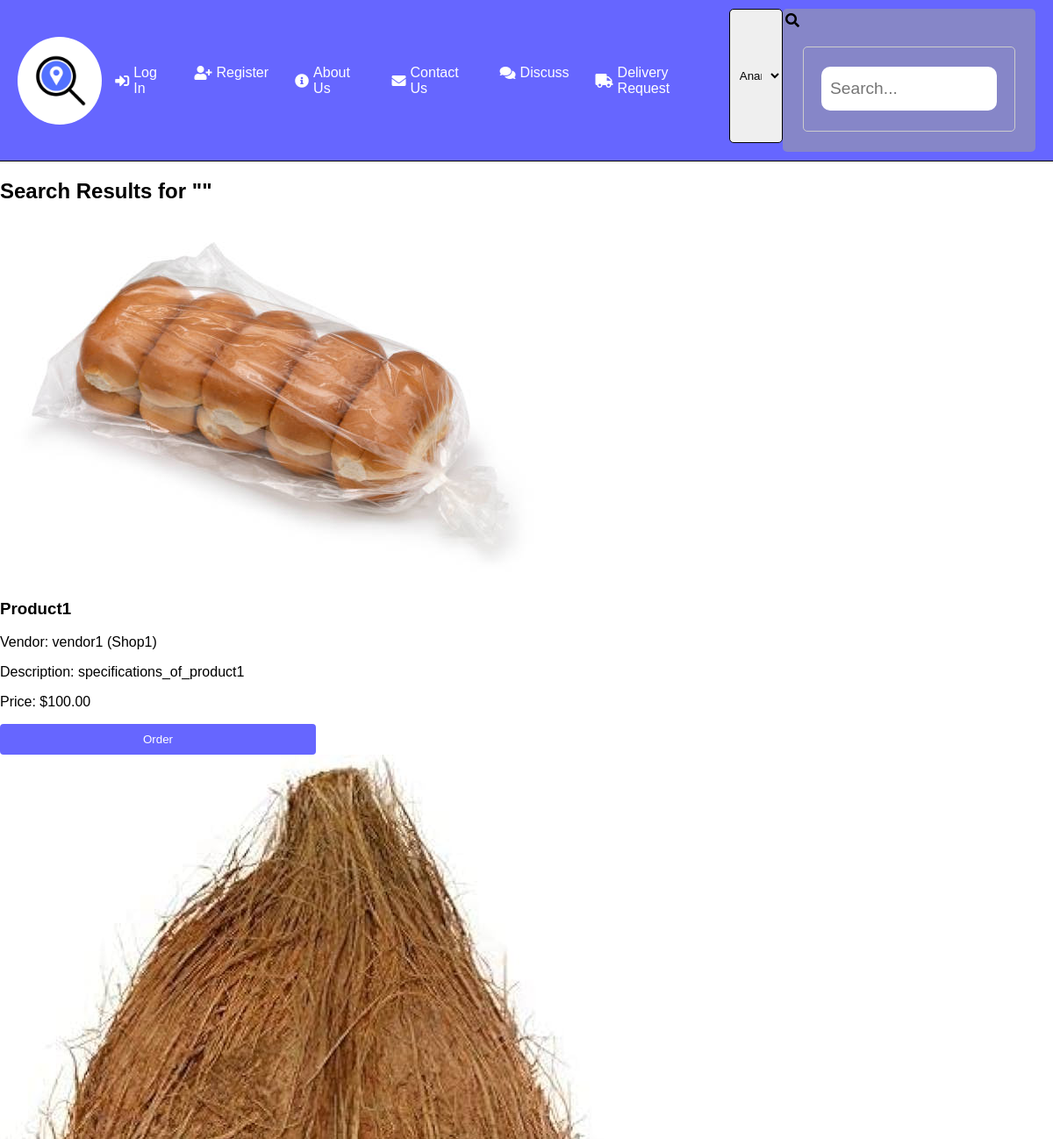
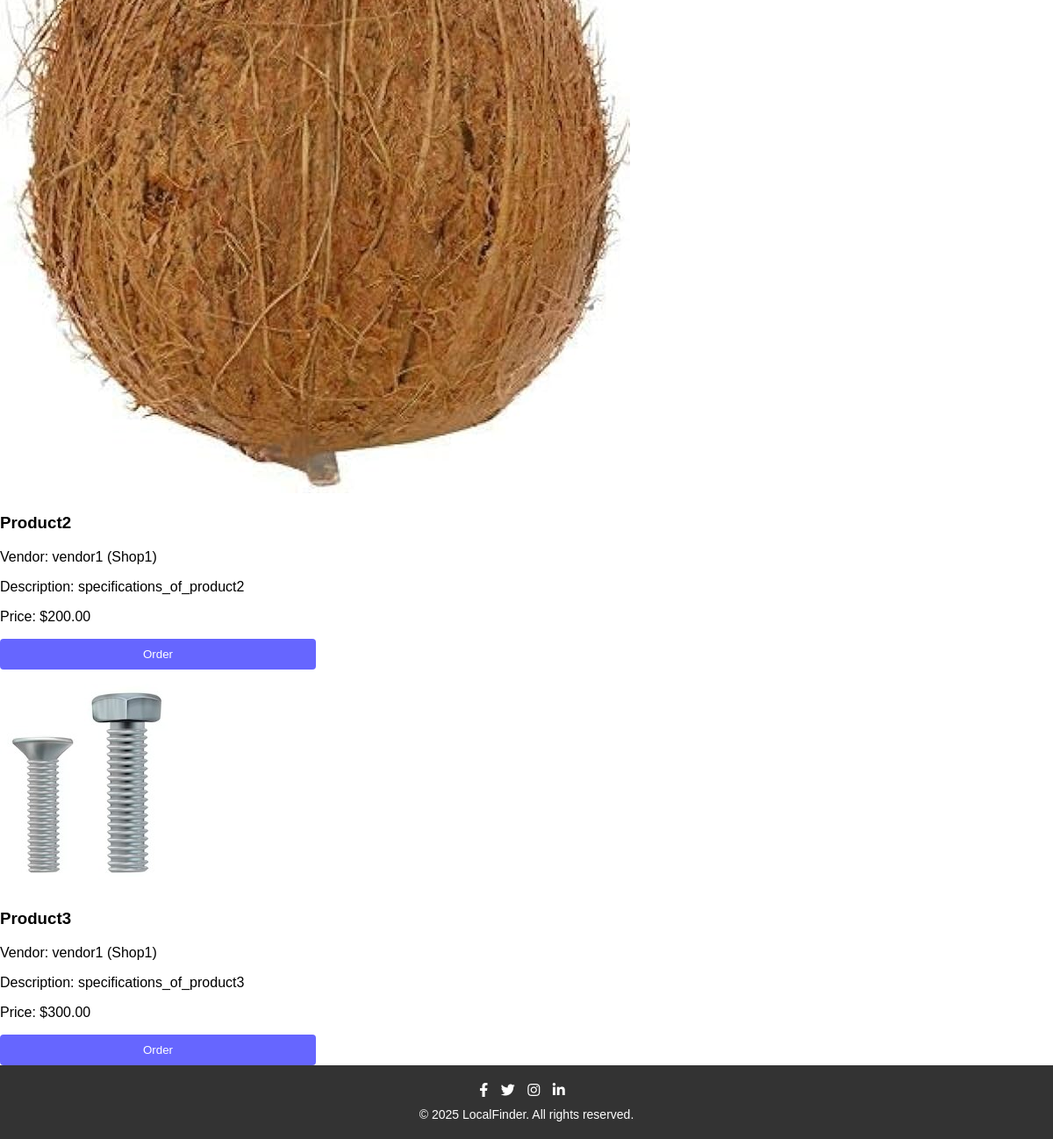
Screenshot of /CurrentVersion/search_eg.php with the database file from the repository (2 pictures, top to bottom).
### tables this page shows
CREATE TABLE `product` (
  `Pid` varchar(255) NOT NULL,
  `Pname` varchar(255) NOT NULL,
  `specifications` varchar(255) DEFAULT NULL,
  `Price` decimal(8,2) DEFAULT NULL,
  `images` text NOT NULL
);

CREATE TABLE `vendor` (
  `Vid` varchar(255) NOT NULL,
  `Vname` varchar(255) NOT NULL,
  `Vmobile` decimal(10,0) DEFAULT NULL,
  `Address_line1` varchar(255) DEFAULT NULL,
  `District` varchar(255) DEFAULT NULL,
  `Pincode` decimal(6,0) DEFAULT NULL,
  `State` varchar(255) DEFAULT NULL,
  `Email` varchar(255) NOT NULL,
  `Pass` varchar(255) NOT NULL
);

CREATE TABLE `shop` (
  `Sid` varchar(255) NOT NULL,
  `Vid` varchar(255) NOT NULL,
  `Sname` varchar(255) NOT NULL,
  `Address_line1` varchar(255) DEFAULT NULL,
  `District` varchar(255) DEFAULT NULL,
  `Pincode` decimal(6,0) DEFAULT NULL,
  `State` varchar(255) DEFAULT NULL
);

### CurrentVersion/search_eg.php (the view, shortened to what this page needs)
<?php
require_once "pdo.php";
$search_query = isset($_GET['search']) ? filter_var($_GET['search'], FILTER_SANITIZE_STRING) : '';
$sql = "SELECT p.Pid, p.Pname, p.specifications, p.Price, p.images,
               s.Sname AS ShopName, v.Vname AS VendorName
        FROM product p
        JOIN link_product_to_shop l ON p.Pid = l.Pid
        JOIN shop s ON l.Sid = s.Sid
        JOIN vendor v ON s.Vid = v.Vid
        WHERE p.Pname LIKE :search_term";
$stmt = $pdo->prepare($sql);
$stmt->execute([':search_term' => '%' . $search_query . '%']);
$products = $stmt->fetchAll(PDO::FETCH_ASSOC);
?>
<!DOCTYPE html>
<html>
<head>
    <link rel="stylesheet" type="text/css" href="styles/style.css">
    <link rel="stylesheet" href="https://cdnjs.cloudflare.com/ajax/libs/font-awesome/5.15.3/css/all.min.css">
</head>
<body>
    <section id="first_page">
        <header>
            <div id="logo_1"></div>
            <div>
                <nav>
                    <div class="before_login"><a href="login.php"><i class="fas fa-sign-in-alt"></i> Log In</a></div>
                    <div class="before_login"><a href="user_reg.php"><i class="fas fa-user-plus"></i> Register</a></div>
                    <div><a href="about.php"><i class="fas fa-info-circle"></i> About Us</a></div>
                    <div><a href="contact.php"><i class="fas fa-envelope"></i> Contact Us</a></div>
                    <div><a href="discuss.php"><i class="fas fa-comments"></i> Discuss</a></div>
                    <div class="after_login"><a href="delivery_request.php"><i class="fas fa-truck"></i> Delivery Request</a></div>
                </nav>
            </div>
            <div id="Left">
                <select name="locate" id="locate">
                    <option value="Anand">Anand</option>
                </select>
                <div id="search_box">
                  <i class="fas fa-search"></i>
                  <form action="search_eg.php" method="GET">
                    <input type="text" id="search" name="search" placeholder="Search..." value="<?= htmlspecialchars($search_query) ?>"/>
                  </form>
                </div>
            </div>
        </header>
    <section class="search-results">
        <h2>Search Results for "<?= htmlspecialchars($search_query) ?>"</h2>
        <div class="product-listings">
        <?php if (count($products) > 0): ?>
            <?php foreach ($products as $product): ?>
                <div class="product-card">
                    <img src="<?= htmlspecialchars($product['images']) ?>" alt="<?= htmlspecialchars($product['Pname']) ?>">
                    <h3><?= htmlspecialchars($product['Pname']) ?></h3>
                    <p>Vendor: <?= htmlspecialchars($product['VendorName']) ?> (<?= htmlspecialchars($product['ShopName']) ?>)</p>
                    <p>Description: <?= htmlspecialchars($product['specifications']) ?></p>
                    <p>Price: $<?= htmlspecialchars($product['Price']) ?></p>
                    <button id="sub1">Order</button>
                </div>
            <?php endforeach; ?>
        <?php else: ?>
            <p>No products found matching your search.</p>
        <?php endif; ?>
        </div>
    </section>
    <footer>
        <div class="social-icons">
            <a href="#"><i class="fab fa-facebook-f"></i></a>
            <a href="#"><i class="fab fa-twitter"></i></a>
            <a href="#"><i class="fab fa-instagram"></i></a>
            <a href="#"><i class="fab fa-linkedin-in"></i></a>
        </div>
        <div class="copyright">
            &copy; 2025 LocalFinder. All rights reserved.
        </div>
    </footer>
</body>
</html>

### CurrentVersion/styles/style.css (style rules this page uses)
#logo_1 { width: 100px; height: 100px; background-image: url("icon_no_text.png"); background-blend-mode: dark; background-size: cover; background-position: center; border-radius: 50%; }
header { display: flex; align-items: center; justify-content: space-between; background-color: rgba(0, 0, 255, 0.6); border-bottom: 1px solid black; padding: 10px 20px; }
#search_box { background-color: #9f9f9f91; padding: 5px 3px 3px 3px; border-radius: 5px; }
nav { display: flex; }
header > div { display: flex; }
nav > div > a { text-decoration: none; color: white; padding: 10px 15px; border-radius: 5px; transition: background-color 0.3s ease, color 0.3s ease; display: flex; align-items: center; }
nav > div > a i { margin-right: 5px; }
#search { padding: 8px; border-radius: 10px; height: 60px; width: 260px; border: none; box-sizing: border-box; font-size: larger; transition: box-shadow 0.3s ease; }
#locate { border: 1px solid black; border-radius: 5px; padding: 7px; }
#logo_1 { width: 100px; height: 100px; background-image: url("icon_no_text.png"); background-blend-mode: dark; background-size: cover; background-position: center; border-radius: 50%; transition: transform 0.3s ease-in-out; }
form { margin: 20px; padding: 20px; border: 1px solid #ccc; border-radius: 5px; }
input ,textarea, select { width: 100%; padding: 8px; margin-bottom: 10px; border: 1px solid #ccc; border-radius: 4px; box-sizing: border-box; }
button, input[type="submit"] { background-color: #4CAF50; color: white; padding: 10px 15px; border: none; border-radius: 4px; cursor: pointer; }
footer { background-color: #333; color: #fff; padding: 20px; text-align: center; transition: background-color 0.3s ease; }
.social-icons { margin-bottom: 10px; }
.social-icons a { color: #fff; margin-right: 10px; transition: color 0.3s ease, transform 0.3s ease; }
.copyright { font-size: 14px; }
form > input { height: 25px; width: 50%; border-radius: 8px; border: 1px solid black; padding:0 10px; transition: border-color 0.3s ease; }
#sub1 { width: 30%; height: 35px; background: rgba(0, 0, 255, 0.6); color: #fff; transition: background-color 0.3s ease; }
body { font-family: Arial, sans-serif; margin: 0; padding: 0; }
#search { width: 100%; padding: 10px; margin-bottom: 20px; }
#search { position: relative; top:2px; width:200px; height:50px; margin-bottom: 5px; }

### rows the page displays
product: images (picture), Pname "Product1", vendor.Vname "vendor1", shop.Sname "Shop1", specifications "specifications_of_product1", Price "100.00"
product: images (picture), Pname "Product2", vendor.Vname "vendor1", shop.Sname "Shop1", specifications "specifications_of_product2", Price "200.00"
product: images (picture), Pname "Product3", vendor.Vname "vendor1", shop.Sname "Shop1", specifications "specifications_of_product3", Price "300.00"
